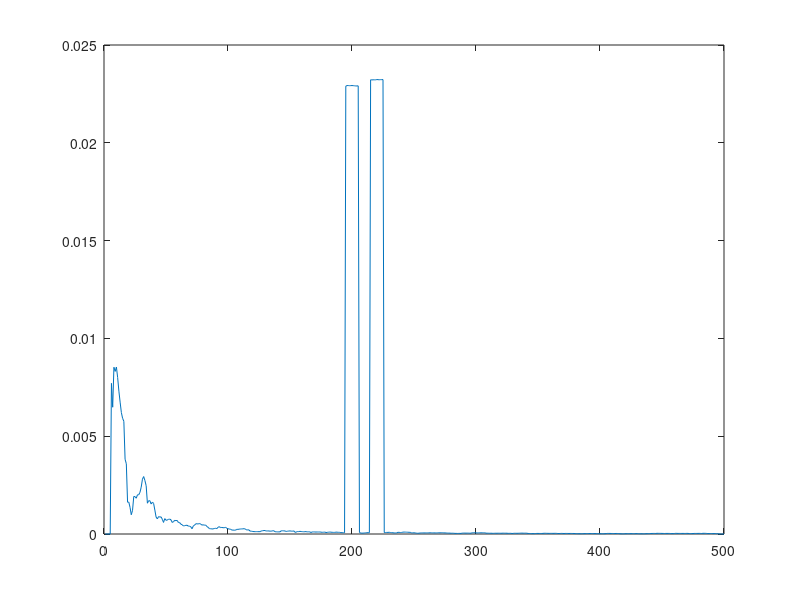
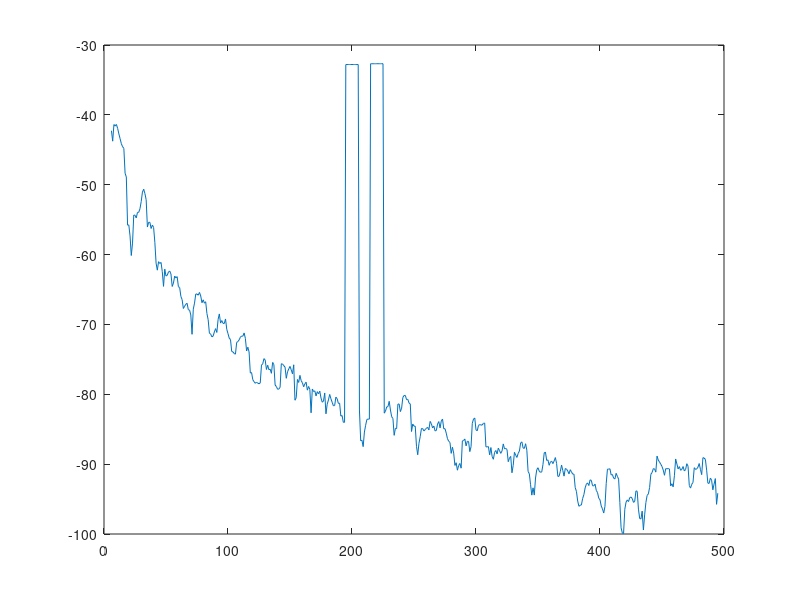

MATLAB code for these plots, in order:
% Ve bien the periodogram bang phuong phap Daniell

clear
clc
load myfile.mat xx

N=1001;
T=0.001;

tt=xx(1,:);
yy=xx(2,:);

for f=1:500
    s(f)=0;
    for k=1:N
        s(f)=s(f)+yy(k)*exp(-1i*2*pi*f*T.*(k-1));
    end
    P_PER(f)=T/N*(abs(s(f)).^2);
end


m=input('Nhap m=');
for f=(1+m):(500-m)
    P_temp=0;
    for k=(f-m):(f+m)
        P_temp = P_temp+ P_PER(k);
    end
    P_DAN(f)=1/(2*m+1)*P_temp;
end

for f=1:m
    P_DAN(f)=0;
end

for f=(500-m+1):500
    P_DAN(f)=0;
end

P_DAN_3db=20*log10(P_DAN);

figure
ff=1:500;
plot(ff,P_DAN);

figure
plot(ff,P_DAN_3db);